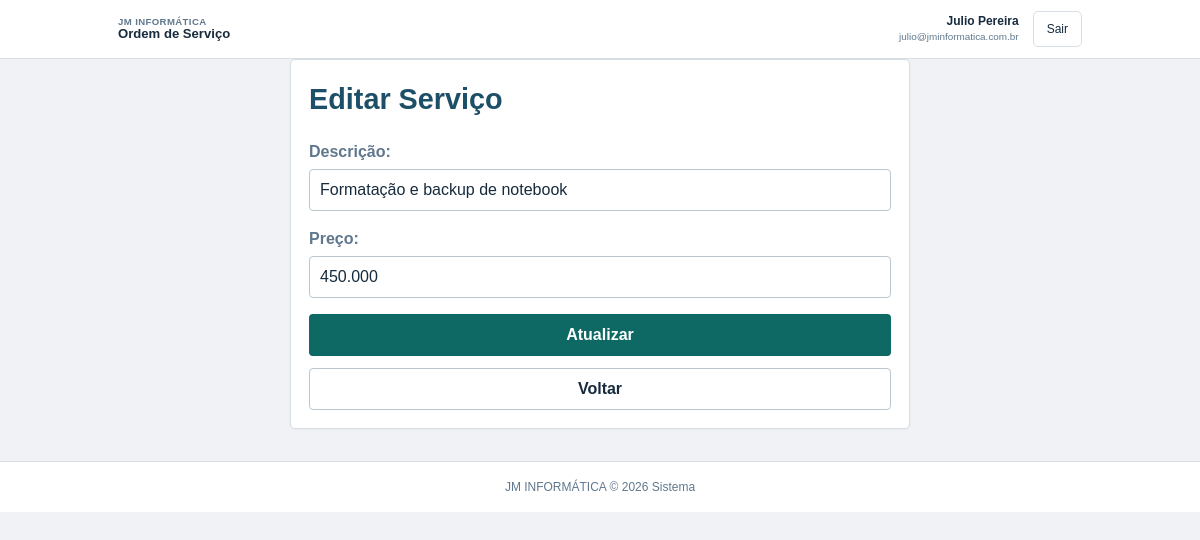
The page /form-servico.php?id=1 (signed in) on the database its author committed.
### tables this page shows
CREATE TABLE `user` (
    `id_user`    BIGINT(20)   NOT NULL AUTO_INCREMENT,
    `name`       VARCHAR(150) NOT NULL,
    `email`      VARCHAR(100) NOT NULL,
    `password`   VARCHAR(255) NOT NULL,
    `created_at` DATETIME     NOT NULL DEFAULT CURRENT_TIMESTAMP,
    `update_at`  DATETIME     NULL DEFAULT NULL ON UPDATE CURRENT_TIMESTAMP,
    `ativo`      TINYINT(1)   NOT NULL DEFAULT 1,

    PRIMARY KEY (`id_user`),
    UNIQUE KEY `uq_user_email` (`email`)
);

CREATE TABLE `service` (
    `id_service`      BIGINT(20)     NOT NULL AUTO_INCREMENT,
    `description`     VARCHAR(45)    NOT NULL,
    `price`           DECIMAL(11, 3) NOT NULL,
    `created_at`      DATETIME       NOT NULL DEFAULT CURRENT_TIMESTAMP,
    `update_at`       DATETIME       NULL DEFAULT NULL ON UPDATE CURRENT_TIMESTAMP,
    `finished_at`     DATETIME       NULL DEFAULT NULL,
    `commission_user` DECIMAL(11, 3) NULL DEFAULT NULL,
    `user_id_user`    BIGINT(20)     NOT NULL,

    PRIMARY KEY (`id_service`),
    KEY `idx_service_user` (`user_id_user`),
    KEY `idx_service_finished_at` (`finished_at`),
    KEY `idx_service_created_at` (`created_at`),

    CONSTRAINT `fk_service_user`
        FOREIGN KEY (`user_id_user`)
        REFERENCES `user` (`id_user`)
        ON DELETE RESTRICT
        ON UPDATE CASCADE
);

### classes/Usuario.php (called while the page is built, shortened)
<?php
class Usuario{
    private $pdo;
    public function __construct($pdo) {
        $this->pdo = $pdo;
    }
    public function buscaUsuarioPorId($id_user){
        $sql = $this->pdo->prepare("SELECT id_user, name, email FROM user WHERE id_user = :id");
        $sql->bindValue(":id", $id_user);
        $sql->execute();
        if($sql->rowCount() > 0){
            return $sql->fetch();
        } else{
            return [];
        }
    }
}

### classes/Servico.php (called while the page is built, shortened)
<?php
class Servico{
    private $pdo;
    public function __construct($pdo) {
        $this->pdo = $pdo;
    }
    public function buscarServicoPorId($id){
        $sql = $this->pdo->prepare("SELECT * FROM service WHERE id_service = :id");
        $sql->bindValue(':id', $id);
        $sql->execute();
        if($sql->rowCount() > 0){
            return $sql->fetch();
        } else{
            return null;
        }
    }
}

### form-servico.php (the view, shortened to what this page needs)
<?php
require_once './includes/conexao.php';
require_once './classes/Servico.php';
require_once './classes/Usuario.php';
$usuario_obj = new Usuario($pdo);
$dados_usuario = $usuario_obj->buscaUsuarioPorId($_SESSION['id_user']);
$nomeUsuario = $dados_usuario['name'];
$servico = new Servico($pdo);
if($_GET['id'] !== null){
    $servicoEncontrado = $servico->buscarServicoPorId($_GET['id']);
}
?>
<?php
require_once './includes/header.php';
?>
    <div class="formulario">
        <h1 class="titulo"><?php echo isset($servicoEncontrado) ? 'Editar Serviço' : 'Cadastrar Serviço'; ?></h1>
        <form method="POST" action="">
            <label for="descricao">Descrição:</label>
            <input type="text" id="descricao" name="descricao" maxlength="45" value="<?= htmlspecialchars($servicoEncontrado['description'] ?? '', ENT_QUOTES, 'UTF-8') ?>" required>
            <label for="preco">Preço:</label>
            <input type="text" id="preco" name="preco" value="<?= htmlspecialchars($servicoEncontrado['price'] ?? '', ENT_QUOTES, 'UTF-8') ?>" required>
            <button type="submit" class="botao botao--primario botao--bloco"><?php echo isset($servicoEncontrado) ? 'Atualizar' : 'Cadastrar'; ?></button>
        </form>
        <a href="dashboard.php" class="botao botao--secundario botao--bloco">Voltar</a>
    </div>
<?php require_once './includes/footer.php'; ?>

### includes/header.php (shortened to what this page needs)
<!DOCTYPE html>
<html lang="pt-BR">
<head>
	<link rel="stylesheet" href="./css/style.css">
</head>
<body>
	<header>
		<div class="header-conteudo">
			<div class="marca">
				<strong>JM INFORMÁTICA</strong>
				<span>Ordem de Serviço</span>
			</div>
			<div class="conta-usuario">
				<div>
					<strong><?= htmlspecialchars($nomeUsuario ?? 'Usuário', ENT_QUOTES, 'UTF-8') ?></strong>
					<?php if (!empty($dados_usuario['email'])) { ?>
						<small><?= htmlspecialchars($dados_usuario['email'], ENT_QUOTES, 'UTF-8') ?></small>
					<?php } ?>
				</div>
				<a class="botao-sair" href="sair.php">Sair</a>
			</div>
		</div>
	</header>

### css/style.css (style rules this page uses)
* { box-sizing: border-box; }
:root { --fundo: #f0f2f5; --bloco: #ffffff; --texto: #172b3d; --texto-suave: #60788d; --borda: #d8dee5; --destaque: #0e6965; --destaque-escuro: #09534f; --perigo: #c94b4b; --perigo-escuro: #a63838; }
body { margin: 0; min-height: 100vh; background: var(--fundo); color: var(--texto); font-family: "Trebuchet MS", Verdana, sans-serif; font-size: 16px; line-height: 1.5; }
body > div { width: min(964px, calc(100% - 32px)); margin: 28px auto; }
header, footer { padding: 0 max(16px, calc((100% - 964px) / 2)); background: #ffffff; border-bottom: 1px solid var(--borda); color: var(--texto); }
.header-conteudo { display: flex; align-items: center; justify-content: space-between; gap: 20px; min-height: 58px; }
.marca, .conta-usuario { display: flex; align-items: center; }
.marca { flex-direction: column; align-items: flex-start; line-height: 1.1; }
.marca strong { color: var(--texto-suave); font-size: 0.6rem; letter-spacing: 0.04em; }
.marca span { font-size: 0.82rem; font-weight: bold; }
.conta-usuario { gap: 14px; text-align: right; }
.conta-usuario > div { display: flex; flex-direction: column; line-height: 1.1; }
.conta-usuario strong { font-size: 0.75rem; }
.conta-usuario small { margin-top: 3px; color: var(--texto-suave); font-size: 0.62rem; }
.botao-sair { padding: 8px 13px; border: 1px solid var(--borda); border-radius: 5px; color: var(--texto); font-size: 0.75rem; text-decoration: none; }
.formulario, .bloco-dashboard { padding: 18px; background: var(--bloco); border: 1px solid var(--borda); border-radius: 5px; box-shadow: 0 1px 3px rgba(23, 43, 61, 0.04); }
.formulario { max-width: 620px; margin: 0 auto; }
.titulo { margin-top: 0; color: #1d4f68; font-size: 1.8rem; }
a { color: var(--destaque); }
form { display: flex; flex-wrap: wrap; align-items: end; gap: 12px; }
.formulario form { display: block; }
label { display: block; margin-bottom: 5px; font-weight: bold; color: var(--texto-suave); }
input, select { min-height: 40px; padding: 8px 10px; border: 1px solid #b9c6cd; border-radius: 4px; background: #ffffff; color: var(--texto); font: inherit; }
form input, form select { width: 100%; }
.formulario form input, .formulario form select { display: block; width: 100%; margin-bottom: 16px; }
button, .botao { display: inline-block; padding: 8px 14px; border: 1px solid transparent; border-radius: 4px; background: #e5ebef; color: var(--texto); font: inherit; font-weight: bold; text-decoration: none; cursor: pointer; }
.botao--primario, .formulario button { background: var(--destaque); color: #ffffff; }
.botao--secundario { border-color: #b9c6cd; background: #ffffff; color: var(--texto); }
.botao--bloco { display: block; width: 100%; margin-top: 12px; text-align: center; }

### rows shown on the page
user: name "Julio Pereira", email "julio@jminformatica.com.br"
service: descricao "Formatação e backup de notebook", preco "450.000"
